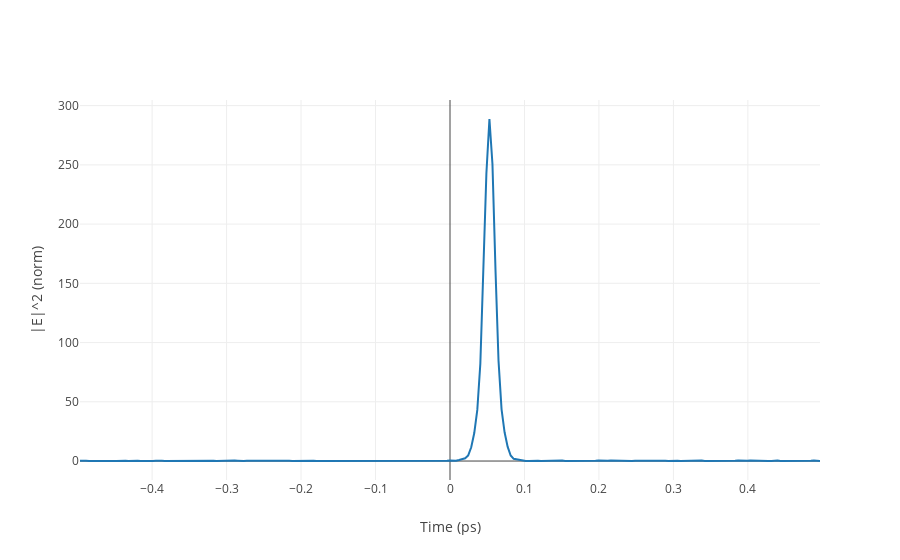

The notebook cell this image was saved under:
### Markdown cell above
The temporal profile can also be retrieve, interesting in a case of we are on a soliton state for the given detuning

### Code cell
_ = solver.PlotSolitonTime(ind)

### Figure 1 — Plotly figure (JSON) as saved in the notebook; plotly's stock layout.template omitted (floating-point values rounded to 4 significant figures; data arrays with more than 128 entries replaced by an {"elided": "..."} marker saying what was removed)
{"data": [{"mode": "lines", "type": "scatter", "uid": "fd4750e2-ccbe-11e8-a658-8c8590492a0e", "x": {"elided": "245 float values"}, "y": {"elided": "245 float values"}}], "layout": {"autosize": true, "xaxis": {"autorange": true, "range": [-0.4968, 0.4968], "title": "Time (ps)", "type": "linear"}, "yaxis": {"autorange": true, "range": [-16.0, 304.7], "title": "|E|^2 (norm)", "type": "linear"}}}
